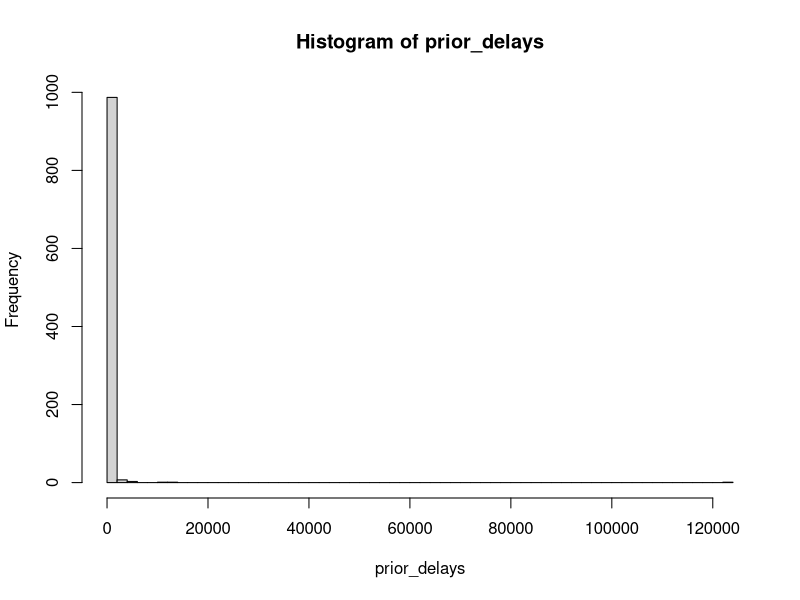

Write the R code that produced this figure.
## ---- chunk 1
# Example: checking delay priors
prior_mean_delay <- abs(rnorm(1000, mean = 5, sd = 2))
prior_sd_delay <- abs(rnorm(1000, mean = 2, sd = 1))

# Simulate delays from these priors
prior_delays <- rlnorm(
  1000, 
  meanlog = log(prior_mean_delay), 
  sdlog = prior_sd_delay
)

# Plot to check if reasonable
hist(prior_delays, breaks = 50)
quantile(prior_delays, c(0.025, 0.5, 0.975))
